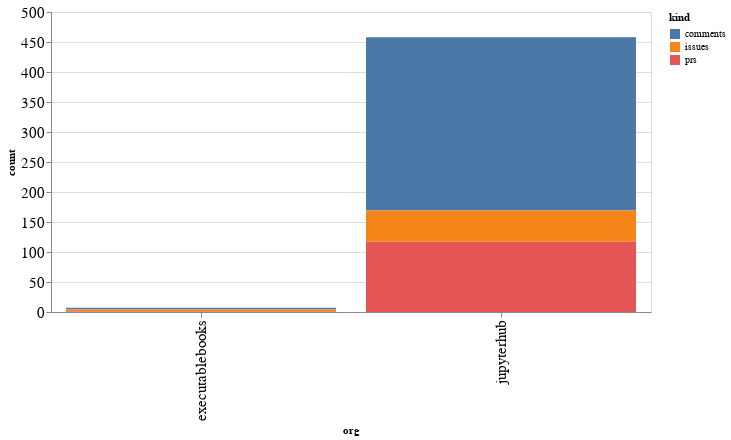

The notebook cell saved with this chart:
### Code cell
alt.Chart(org_summaries, width=600).mark_bar().encode(
    x='org',
    y='count',
    color='kind',
    tooltip="org"
)

### Figure 1 — Vega-Lite specification as saved in the notebook (floating-point values rounded to 4 significant figures)
{"config": {"axisLeft": {"labelFontSize": 15}, "axisBottom": {"labelFontSize": 15}}, "data": {"name": "data-290f2cfffe7528adcfe8daf5e92672f6"}, "mark": "bar", "encoding": {"color": {"type": "nominal", "field": "kind"}, "tooltip": {"type": "nominal", "field": "org"}, "x": {"type": "nominal", "field": "org"}, "y": {"type": "quantitative", "field": "count"}}, "width": 600, "$schema": "https://vega.github.io/schema/vega-lite/v4.8.1.json", "datasets": {"data-290f2cfffe7528adcfe8daf5e92672f6": [{"org": "executablebooks", "kind": "comments", "count": 3}, {"org": "executablebooks", "kind": "issues", "count": 3}, {"org": "executablebooks", "kind": "prs", "count": 1}, {"org": "jupyterhub", "kind": "comments", "count": 289}, {"org": "jupyterhub", "kind": "issues", "count": 52}, {"org": "jupyterhub", "kind": "prs", "count": 117}]}}
